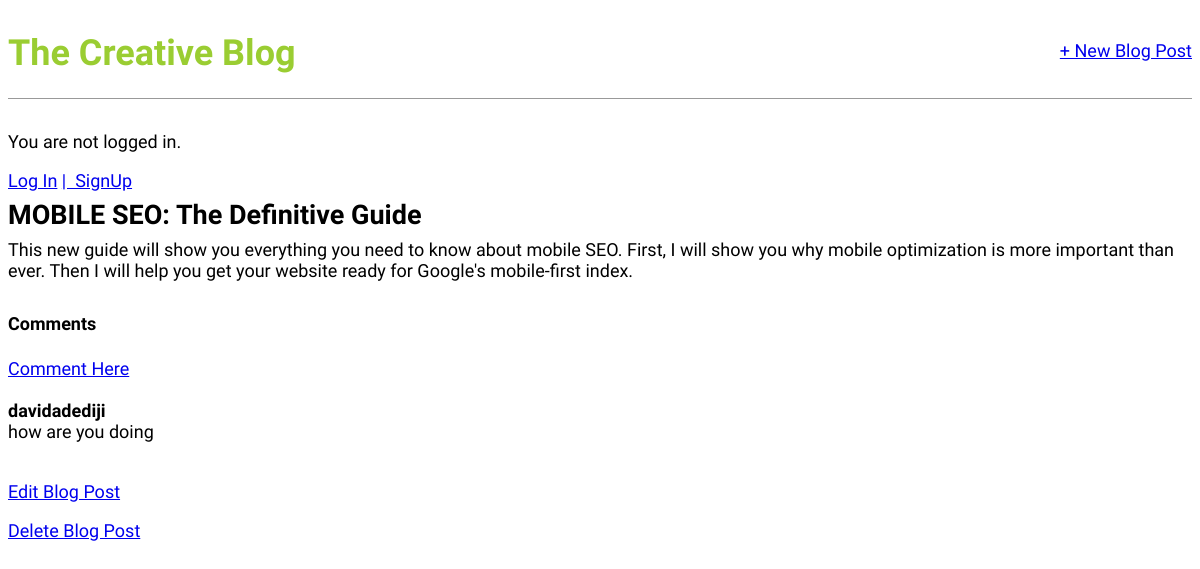
Before: /post/1 with the older database file.
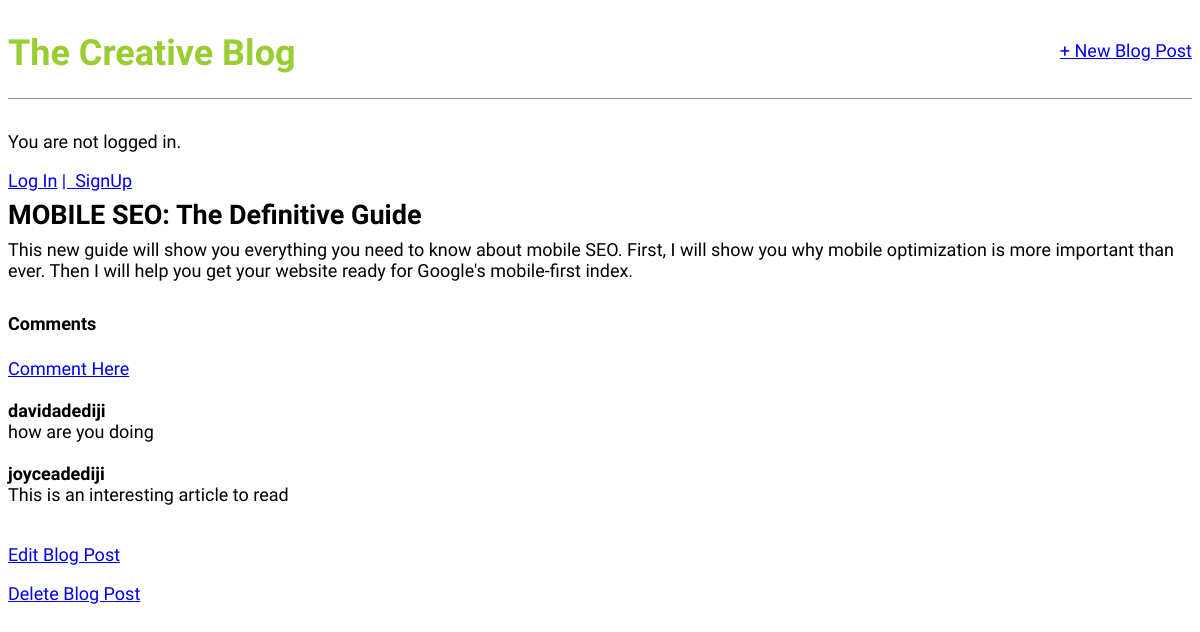
After: the same page with the newer database file.
### blog/models.py (models this page shows, shortened)
class Post(models.Model):
    title=models.CharField(max_length=200)
    author=models.ForeignKey('auth.User', on_delete=models.CASCADE)
    body=models.TextField()

class Comment(models.Model):
  post = models.ForeignKey(Post, on_delete = models.CASCADE, related_name='comments')
  name = models.CharField(max_length=200)
  body = models.TextField()

### blog/views.py (the view)
# urls.py: path('post/<int:pk>', BlogDetailView.as_view(), name='post_detail'),
class BlogDetailView(DetailView):
    model=Post
    template_name = 'post_detail.html'

### templates/post_detail.html
{% extends 'base.html' %}
{% block content %}
<div class="post-entry">
    <h2>{{post.title}}</h2>
    <p>{{post.body}}</p>
</div>
<h4>Comments</h4>
{% if not post.comments.all %}
No comments yet..
<p><a href="{% url 'post_comment' post.pk %}">Add</a></p>
{% else %}
<a href="{% url 'post_comment' post.pk %}">Comment Here</a>
<br><br>
{% for comment in post.comments.all %}
<strong>
    {{ comment.name }}
</strong>
<br>
{{ comment.body }}
<br><br>
{% endfor %}
{% endif %}
<p>
    <a href="{% url 'post_edit' post.pk %}">Edit Blog Post</a>
</p>
<p>
    <a href="{% url 'post_delete' post.pk %}">Delete Blog Post</a>
</p>
{% endblock content %}

### templates/base.html (shortened to what this page needs)
{% load static %}
<!DOCTYPE html>
<head>
    <link rel="stylesheet" href="{% static 'css/base.css' %}">
</head>
<body>
    <div>
        <header>
            <div class="nav-left">
                <h1><a href="{% url 'home'%}">The Creative Blog</a></h1>
            </div>
            <div class="nav-right">
                <a href="{% url 'post_new' %}">+ New Blog Post</a>
            </div>
        </header>
        {% if user.is_authenticated %}
        <p>Hi {{user.username}}</p>
        <p><a href="{% url 'logout' %}">Log out</a></p>
        {% else %}
        <p> You are not logged in. </p>
        <a href="{% url 'login' %}">Log In</a>
        <a href="{% url 'signup' %}">|&nbsp SignUp</a>
        {% endif %}
        {% block content %}
        {% endblock content %}
    </div>
</body>
</html>

### static/css/base.css (style rules this page uses)
body { font-family: 'Source Sans Pro', sans-serif; font-size: 18px; }
header { border-bottom: 1px solid #999; margin-bottom: 2rem; display: flex; }
header h1 a { color: yellowgreen; text-decoration: none; }
.nav-left { margin-right: auto; }
.nav-right { display: flex; padding-top: 2rem; }
.post-entry { margin-bottom: 2rem; }
.post-entry h2 { margin: 0.5rem 0; }
.post-entry p { margin: 0; font-weight: 400; }

Changed rows visible on the page:
added Comment: name "joyceadediji", body "This is an interesting article to read"
